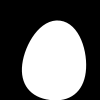
Frame 1 (no input)
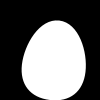
Frame 60 (the mouse pressed at the canvas centre just before this capture)
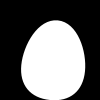
Frame 120 (the mouse held since frame 60 and released just before this capture)

The Processing sketch that drew these frames (run headless with seeded random() and noise(); from frame 60 on, the mouse is pressed at the canvas centre):

// Processing sketch: processing
// ── processing.pde
Egg humpty;
void setup(){
  size(100,100);
  smooth();
  humpty=new Egg(50,100,PI/32,80);
}
void draw(){
  background(0);
  humpty.wobble();
  humpty.display();
}
class Egg{
	float x,y;
	float tilt;
  float angle;
  float scalar;
  Egg(int xpos,int ypos,float t,float s){
    x=xpos;
    y=ypos;
    tilt=t;
    scalar=s/100.0;
  }
  void wobble(){
    tilt=cos(angle)/8;
    angle+=0.1;
  }
  void display(){
    noStroke();
    fill(255);
    pushMatrix();
    translate(x, y);
    rotate(tilt);
    scale(scalar);
    beginShape();
    vertex(0,-100);
    bezierVertex(25, -100, 40, -65, 40,-40);
    bezierVertex(40, -15, 25, 0, 0,0);
    bezierVertex(-25, 0, -40, -15, -40,-40);
    bezierVertex(-40, -65, -25, -100, 0,-100);
    endShape();
    popMatrix();
  }
}
